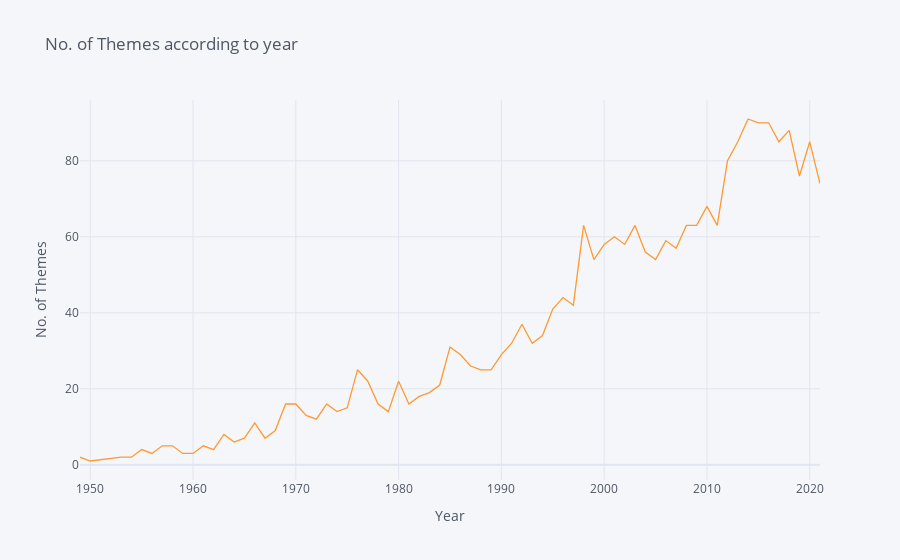

The notebook cell this image was saved under:
### Markdown cell above
**Challenge**: Plot the number of themes released by year on a line chart. Only include the full calendar years.

### Code cell
df_theme_by_yr.drop(2022).iplot(
    kind="line", y="n_theme", xTitle="Year", yTitle="No. of Themes", title="No. of Themes according to year"
)

### Figure 1 — Plotly figure (JSON) as saved in the notebook; plotly's stock layout.template omitted (floating-point values rounded to 4 significant figures)
{"data": [{"line": {"color": "rgba(255, 153, 51, 1.0)", "dash": "solid", "shape": "linear", "width": 1.3}, "mode": "lines", "name": "n_theme", "text": "", "type": "scatter", "x": [1949, 1950, 1953, 1954, 1955, 1956, 1957, 1958, 1959, 1960, 1961, 1962, 1963, 1964, 1965, 1966, 1967, 1968, 1969, 1970, 1971, 1972, 1973, 1974, 1975, 1976, 1977, 1978, 1979, 1980, 1981, 1982, 1983, 1984, 1985, 1986, 1987, 1988, 1989, 1990, 1991, 1992, 1993, 1994, 1995, 1996, 1997, 1998, 1999, 2000, 2001, 2002, 2003, 2004, 2005, 2006, 2007, 2008, 2009, 2010, 2011, 2012, 2013, 2014, 2015, 2016, 2017, 2018, 2019, 2020, 2021], "y": [2, 1, 2, 2, 4, 3, 5, 5, 3, 3, 5, 4, 8, 6, 7, 11, 7, 9, 16, 16, 13, 12, 16, 14, 15, 25, 22, 16, 14, 22, 16, 18, 19, 21, 31, 29, 26, 25, 25, 29, 32, 37, 32, 34, 41, 44, 42, 63, 54, 58, 60, 58, 63, 56, 54, 59, 57, 63, 63, 68, 63, 80, 85, 91, 90, 90, 85, 88, 76, 85, 74]}], "layout": {"legend": {"bgcolor": "#F5F6F9", "font": {"color": "#4D5663"}}, "paper_bgcolor": "#F5F6F9", "plot_bgcolor": "#F5F6F9", "title": {"font": {"color": "#4D5663"}, "text": "No. of Themes according to year"}, "xaxis": {"gridcolor": "#E1E5ED", "showgrid": true, "tickfont": {"color": "#4D5663"}, "title": {"font": {"color": "#4D5663"}, "text": "Year"}, "zerolinecolor": "#E1E5ED"}, "yaxis": {"gridcolor": "#E1E5ED", "showgrid": true, "tickfont": {"color": "#4D5663"}, "title": {"font": {"color": "#4D5663"}, "text": "No. of Themes"}, "zerolinecolor": "#E1E5ED"}}}
